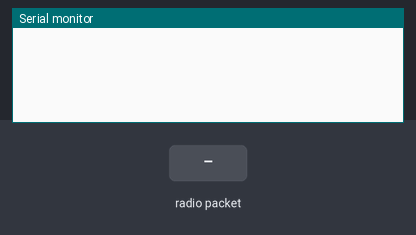
A sketch run on a simulated Arduino Uno, built with avr-gcc and run on an emulated ATmega328P. Shown: the last lines printed to the serial monitor. Inputs (shaded band) come from the test bench. No radio packets arrive unless stated.

Above: at 1.2 s.
1.3 s: radio packet "F" arrives
At 2.3 s:
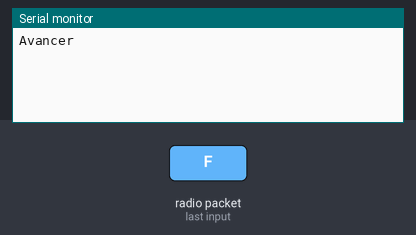
2.8 s: radio packet "B" arrives
At 3.4 s:
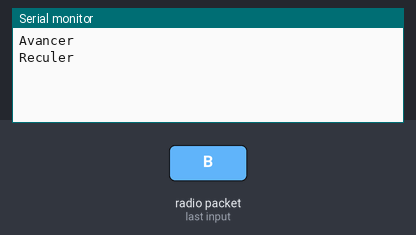
4.3 s: radio packet "R" arrives
At 5.5 s:
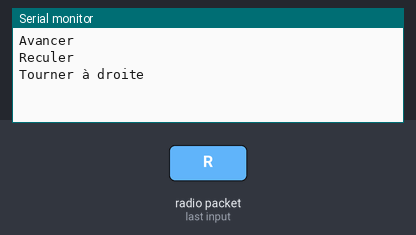
5.8 s: radio packet "L" arrives
At 6.9 s:
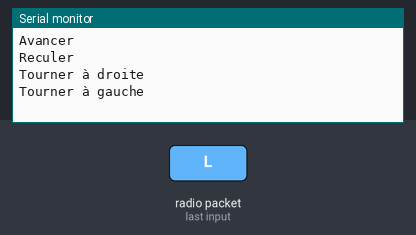

The sketch:

receiver-v1.ino
```cpp
// On charge la librairie VirtualWire afin de pouvoir réaliser une communication
// sans fil via notre récepteur 433MHz.
#include <VirtualWire.h>

// On défini les variables dont on aura besoin pour la réception sans fil.
uint8_t buf[VW_MAX_MESSAGE_LEN];
uint8_t buflen = VW_MAX_MESSAGE_LEN;
int i;

// Initialisation de notre programme,, ne s'exécute qu'une seule fois au démarrage.
void setup()
{
  // Afin de faire les tests, à supprimer dans la version finale.
  Serial.begin(9600);

  // Bits par seconde (nous pouvons le modifier mais cela modifiera la portée).
  // On choisi 1000bps puisque c'est le meilleur ratio afin d'obtenir une portée
  // conséquente et une bonne qualité de transmission.
  vw_setup(1000);

  // On défini l'entrée sur laquelle on reliera la broche DATA du récepteur.
  vw_set_rx_pin(2);

  // On démarre la réception sans fil.
  vw_rx_start();
}

// Boucle de notre programme, s'exécute en boucle.
void loop()
{

  // Si un message est reçu.
  if (vw_get_message(buf, &buflen))
  {
    // Si on reçoit l'ordre de faire avancer le robot.
    if (char(buf[0]) == 'F' && buflen == 1)
    {
      // Afin de faire les tests, à supprimer dans la version finale.
      Serial.println("Avancer");

      // Ajouter ici les actions à effectuer sur les moteurs.
    }

    // Si on reçoit l'ordre de faire avancer le robot.
    else if (char(buf[0]) == 'B' && buflen == 1)
    {
      // Afin de faire les tests, à supprimer dans la version finale.
      Serial.println("Reculer");

      // Ajouter ici les actions à effectuer sur les moteurs.
    }

    // Si on reçoit l'ordre de faire tourner à droite le robot.
    else if (char(buf[0]) == 'R' && buflen == 1)
    {
      // Afin de faire les tests, à supprimer dans la version finale.
      Serial.println("Tourner à droite");

      // Ajouter ici les actions à effectuer sur les moteurs.
    }

    // Si on reçoit l'ordre de faire tourner à gauche le robot.
    else if (char(buf[0]) == 'L' && buflen == 1)
    {
      // Afin de faire les tests, à supprimer dans la version finale.
      Serial.println("Tourner à gauche");

      // Ajouter ici les actions à effectuer sur les moteurs.
    }

  }
}
```

Measured:
- after the input at 1.3 s, the serial monitor: prints a new line at once (image 1)
- after the input at 2.8 s, the serial monitor: prints a new line at once (image 2)
- after the input at 4.3 s, the serial monitor: prints a new line at once (image 3)
- after the input at 5.8 s, the serial monitor: prints a new line at once (image 4)
